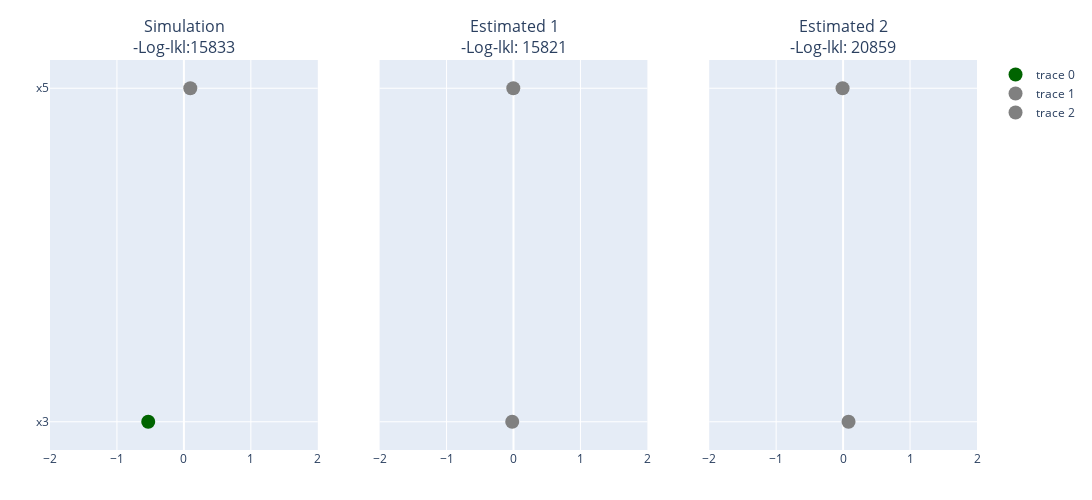

Write notebook code for a chart like this one.
### Markdown cell above
### Covariate Impact

### Code cell
LTA.compare_rhos(est_output)

### Figure 1 — Plotly figure (JSON) as saved in the notebook; plotly's stock layout.template omitted (floating-point values rounded to 4 significant figures)
{"data": [{"error_x": {"array": [0, 0], "color": ["darkgreen", "gray"], "symmetric": true, "type": "data"}, "marker": {"color": ["darkgreen", "gray"], "size": 14}, "mode": "markers+text", "type": "scatter", "x": [-0.5328, 0.09551], "xaxis": "x", "y": ["x3", "x5"], "yaxis": "y"}, {"error_x": {"array": [0, 0], "color": ["gray", "gray"], "symmetric": true, "type": "data"}, "marker": {"color": ["gray", "gray"], "size": 14}, "mode": "markers+text", "type": "scatter", "x": [-0.0191, -0.002963], "xaxis": "x2", "y": ["x3", "x5"], "yaxis": "y2"}, {"error_x": {"array": [0, 0], "color": ["gray", "gray"], "symmetric": true, "type": "data"}, "marker": {"color": ["gray", "gray"], "size": 14}, "mode": "markers+text", "type": "scatter", "x": [0.08127, -0.00786], "xaxis": "x3", "y": ["x3", "x5"], "yaxis": "y3"}], "layout": {"annotations": [{"font": {"size": 16}, "showarrow": false, "text": "Simulation<br>-Log-lkl:15833", "x": 0.1444, "xanchor": "center", "xref": "paper", "y": 1, "yanchor": "bottom", "yref": "paper"}, {"font": {"size": 16}, "showarrow": false, "text": "Estimated 1<br>-Log-lkl: 15821", "x": 0.5, "xanchor": "center", "xref": "paper", "y": 1, "yanchor": "bottom", "yref": "paper"}, {"font": {"size": 16}, "showarrow": false, "text": "Estimated 2<br>-Log-lkl: 20859", "x": 0.8556, "xanchor": "center", "xref": "paper", "y": 1, "yanchor": "bottom", "yref": "paper"}], "height": 500, "margin": {"b": 50, "l": 50, "r": 50, "t": 60}, "width": 2100, "xaxis": {"anchor": "y", "domain": [0, 0.2889], "range": [-2, 2]}, "xaxis2": {"anchor": "y2", "domain": [0.3556, 0.6444], "range": [-2, 2]}, "xaxis3": {"anchor": "y3", "domain": [0.7111, 1], "range": [-2, 2]}, "yaxis": {"anchor": "x", "domain": [0, 1]}, "yaxis2": {"anchor": "x2", "domain": [0, 1], "matches": "y", "showticklabels": false}, "yaxis3": {"anchor": "x3", "domain": [0, 1], "matches": "y", "showticklabels": false}}}
